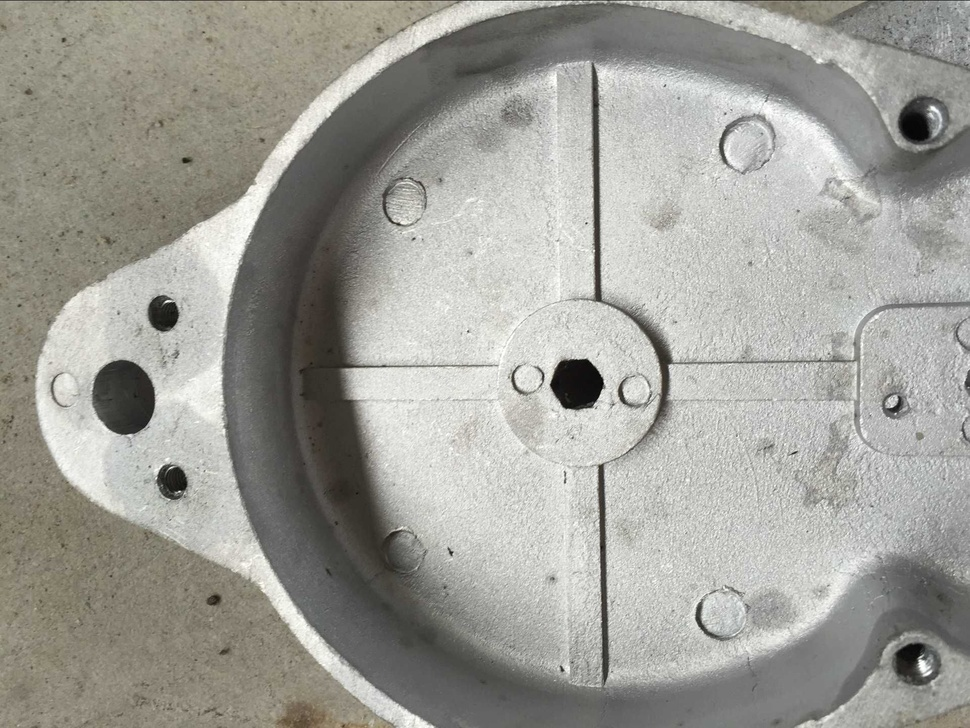
#> input picture hole.jpg, 970 x 728 px, shrunk from 1920 x 1441 before the run
$ python -i circle_detection_FFT.py   (imports and definitions only)
#> lines starting #> are read from the running program, lines starting #| are printed output that depends on the picture; after the words box and inside, x2 and y2 are one past the last pixel; in counts of white or black regions, pixels touching at a corner belong together
### metric.py
import numpy as np


class Circle:
    def __init__(self, x=0, y=0, rad=0):
        """ Create a new point at the origin """
        self.x = x
        self.y = y
        self.radius = rad


# [75 lines left out: functions metric_VRIc, Cd, Cf, Ov, distance, arc_area, not called in this run]

### circle_detection_FFT.py
'''
Created on May 30, 2012
@author: vinnie
'''

import sys
import numpy as np
import matplotlib.pyplot as plt
import matplotlib.patches as plt_patches
from scipy.signal import fftconvolve
from scipy.ndimage import filters
from metric import Circle

_ANNULUS_WIDTH = 5
_EDGE_THRESHOLD = 0.005
_NEG_INTERIOR_WEIGHT = 1.1


def _detectEdges(image, threshold):
    """
    Sobel edge detection on the image
    """
    # sobel filter in x and y direction
    image = filters.sobel(image, 0) ** 2 + filters.sobel(image, 1) ** 2
    image -= image.min()

    # make binary image
    image = image > image.max() * threshold
    image.dtype = np.int8

    return image


def _makeAnnulusKernel(outer_radius, annulus_width):
    """
    Create an annulus with the given inner and outer radii

    Ex. inner_radius = 4, outer_radius = 6 will give you:


    """
    grids = np.mgrid[-outer_radius:outer_radius + 1, -outer_radius:outer_radius + 1]

    # [j][i] = r^2
    kernel_template = grids[0] ** 2 + grids[1] ** 2

    # get boolean value for inclusion in the circle
    outer_circle = kernel_template <= outer_radius ** 2
    inner_circle = kernel_template < (outer_radius - annulus_width) ** 2

    # back to integers
    outer_circle.dtype = inner_circle.dtype = np.int8
    inner_circle = inner_circle * _NEG_INTERIOR_WEIGHT
    annulus = outer_circle - inner_circle
    return annulus


def _detectCircles(image, radii, annulus_width):
    """
    Perfrom a FFT Convolution over all the radii with the given annulus width.
    Smaller annulus width = more precise
    """
    acc = np.zeros((radii.size, image.shape[0], image.shape[1]))

    for i, r in enumerate(radii):
        C = _makeAnnulusKernel(r, annulus_width)
        acc[i, :, :] = fftconvolve(image, C, 'same')

    return acc


# [56 lines left out: functions _iterativeDetectCircles, _displayResults, not called in this run]


def _topNCircles(acc, radii, n):
    signal_list = []
    signal_max_positions = []
    radius_list = []
    for i, r in enumerate(radii):
        signal_max_positions.append(np.unravel_index(acc[i].argmax(), acc[i].shape))
        signal_list.append(acc[i].max())
        radius_list.append(r)

        """add second best"""
        center_gap = 25
        max_pos = np.unravel_index(acc[i].argmax(), acc[i].shape)


        acc[i, max_pos[0] - center_gap: max_pos[0] + center_gap, max_pos[1] - center_gap: max_pos[1] + center_gap] = 0

        # print(acc[i][max_pos[0] - center_gap: max_pos[0] + center_gap][max_pos[1] - center_gap: max_pos[1] + center_gap])
        signal_max_positions.append(np.unravel_index(acc[i].argmax(), acc[i].shape))
        signal_list.append(acc[i].max())
        radius_list.append(r)

        # use the radius to normalize
        signal_list[i] = signal_list[i] / np.sqrt(float(r))

    rad_apart = 0
    circle_pos = []
    radius = []

    for i in range(n):
        max_index = signal_list.index(max(signal_list))
        circle_pos.append(signal_max_positions[max_index])
        radius.append(radius_list[max_index])

        # for j in range(max(max_index-rad_apart,1),min(max_index+rad_apart,len(signal_list)-1)):
        #     signal_list[j] = 0

        signal_list[max_index] = 0

        # [10 lines of commented-out code are left out]

    return circle_pos, radius  # radii[max_index]


def DetectCircleFromFile(filename, circle_num, max_rad, min_rad, show_result=False):
    image = plt.imread(filename)
    center, radius = DetectCircle(image, circle_num, max_rad, min_rad, True, show_result)
    return center, radius


def DetectCircle(image, circle_num, max_rad, min_rad, preprocess=False, show_result=False):
    if preprocess:
        if image.ndim > 2:
            image = np.mean(image, axis=2)
        # print("Image size: ", image.shape)

        # noise reduction
        image = filters.gaussian_filter(image, 2)

        # edges and density
        edges = _detectEdges(image, _EDGE_THRESHOLD)
        edge_list = np.array(edges.nonzero())
        density = float(edge_list[0].size) / edges.size
        # print("Signal density:", density)
        # if density > 0.25:
        #     print("High density, consider more preprocessing")

    _MIN_RADIUS = min_rad
    _MAX_RADIUS = max_rad
    _RADIUS_STEP = 1
    # create kernels and detect circle
    radii = np.arange(_MIN_RADIUS, _MAX_RADIUS, _RADIUS_STEP)
    acc = _detectCircles(edges, radii, _ANNULUS_WIDTH)
    center, radius = _topNCircles(acc, radii, circle_num)
    # print("Circle detected at ", center, radius)

    if show_result:
        _displayResults(image, edges, center, radius)

    return center, radius


def _run(filename):
    return DetectCircleFromFile(filename)


def main(file_path, circle_num=4, max_rad=120, min_rad=20, ada_version=False):
    # [8 lines of commented-out code are left out]
    if ada_version is False:
        center, radius = DetectCircleFromFile(file_path, circle_num, max_rad, min_rad, False)
#> in DetectCircleFromFile, image is the input picture: shape (728, 970, 3); mean R, G, B 159.6, 159, 152.5
#> in _detectEdges, `image = filters.sobel(image, 0) ** 2 + filters.sobel(image, 1) ** 2`:
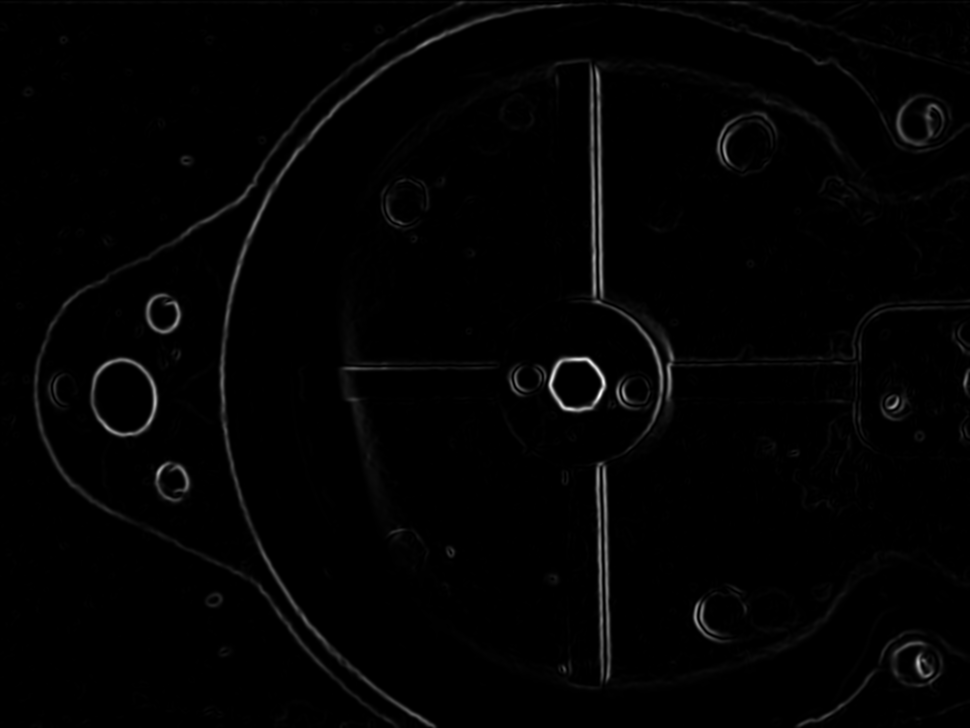
#> image: shape (728, 970) float64; min 1.63e-05, max 94540.5, mean 1168.7; drawn with min black and max white
#> in _detectEdges, `image = image > image.max() * threshold`:
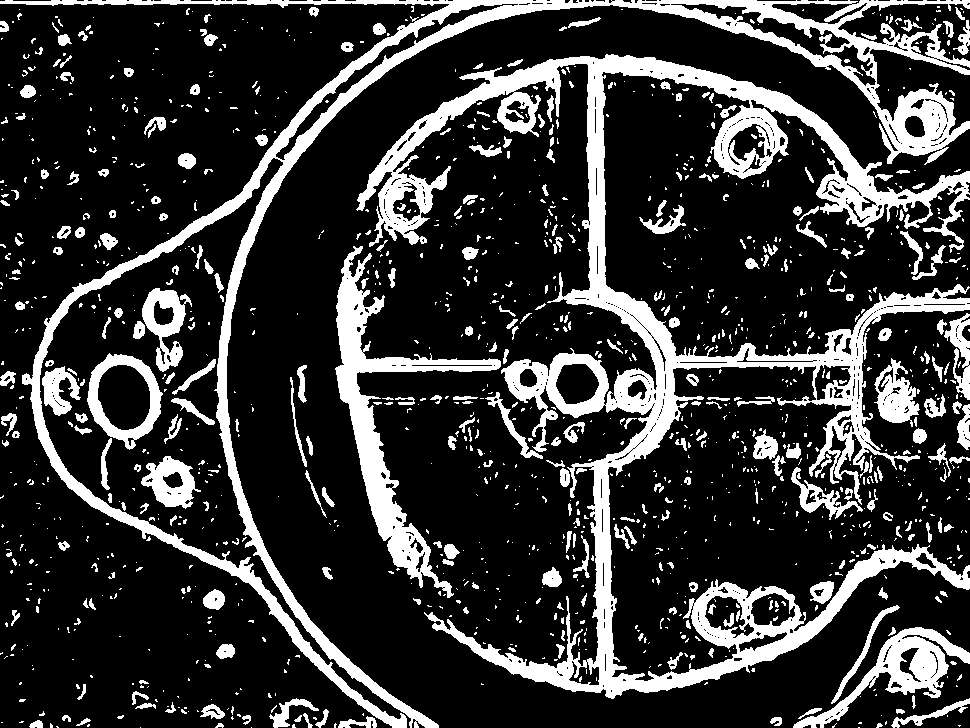
#> image: shape (728, 970) bool; 21.1% white; 1370 white regions (1038 under 20 px), largest, box (x1, y1, x2, y2) and area: (356, 54, 970, 699) 58309, (0, 0, 970, 728) 35307, (335, 246, 501, 598) 10272
#> the loop in _topNCircles, `for i, r in enumerate(radii):` made 100 passes
#> max_pos on passes 1 to 12: (312, 162), (313, 163), (664, 912), (664, 911), (663, 911), (383, 577), (383, 576), (383, 576), (383, 576), (383, 576), (384, 577), (384, 577)
#> after the loop in _topNCircles, `for i, r in enumerate(radii):`: radius_list = 200 values from 20 to 119; signal_list = 200 values, max 1243.2 at index 140, min 77.66 at index 95, mean 583.4; signal_max_positions = 200 pairs, first value 118 to 664, second value 107 to 919
#> the loop in _topNCircles, `for i in range(n):` made 4 passes
#> max_index on passes 1 to 4: 140, 138, 192, 130
#> after the loop in _topNCircles, `for i in range(n):`: circle_pos = [(381, 584), (382, 584), (481, 484), (382, 578)]; radius = [90, 89, 116, 85]; signal_list = 200 values, max 1225.3 at index 198, min 0 at index 130, mean 558.7
#> in DetectCircle, `center, radius = _topNCircles(acc, radii, circle_num)`: center = [(381, 584), (382, 584), (481, 484), (382, 578)]; radius = [90, 89, 116, 85]
#> in DetectCircleFromFile, `center, radius = DetectCircle(image, circle_num, max_rad, min_rad, Tru..`: center = [(381, 584), (382, 584), (481, 484), (382, 578)]; radius = [90, 89, 116, 85]
#> center = [(381, 584), (382, 584), (481, 484), (382, 578)]; radius = [90, 89, 116, 85]
        circle_det = []

        for i in range(len(radius)):
            circle_det.append(Circle(center[i][0], center[i][1], radius[i]))
#> this loop made 4 passes
#> after the loop, circle_det = 4 items
        return circle_det
    else:
        center, radii = DetectCircle(file_path, circle_num, max_rad, min_rad, True)
        return center, radii


#    DetectCircleFromVideo("/home/vinnie/workspace/Intelligent-Artifacts/AMID/data/MRI_SAX_AVI/321/(MAIN)04052012-173005.avi")

# [7 lines not run here, left out]

>>> result = main('hole.jpg')
#> result = 4 items
